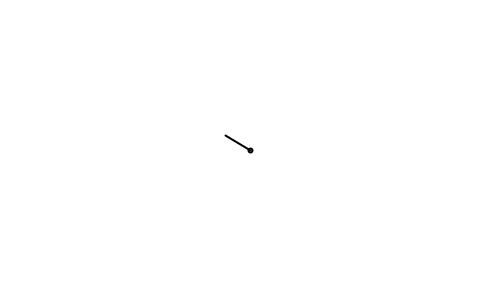
Frame 1 (no input)
Frame 60 (the mouse pressed at the canvas centre just before this capture): identical to frame 1, image omitted
Frame 120 (the mouse held since frame 60 and released just before this capture): blank canvas, image omitted

The Processing sketch that drew this single still picture (run headless with seeded random() and noise(); from frame 60 on, the mouse is pressed at the canvas centre):

// Processing sketch: sketch_1_3__Vector_Math___The_Nature_of_Code
// ── sketch_1_3__Vector_Math___The_Nature_of_Code.pde
 void setup(){
   size(500, 300);
 }
 
 void draw(){
   background(255);
   strokeWeight(2);
   stroke(0);
   noFill();
   
   translate(width/2, height/2);  //Нарисуйте линию, представляющую вектор.
   ellipse(0,0,4,4);
   
   PVector mouse = new PVector(mouseX, mouseY);      // Два PVectora один для расположения мыши                                                      
   PVector center = new PVector(width/2, height/2);  //и один для центра окна
   
   mouse.sub(center); // Вычитание PVector
   //mouse.mult(5);
      mouse.mult(0.1);
      
//Когда мы говорим о умножении вектора,
//мы обычно имеем в виду масштабирование
//масштабирование вектора
   
   line(0,0,mouse.x, mouse.y); 
 }
